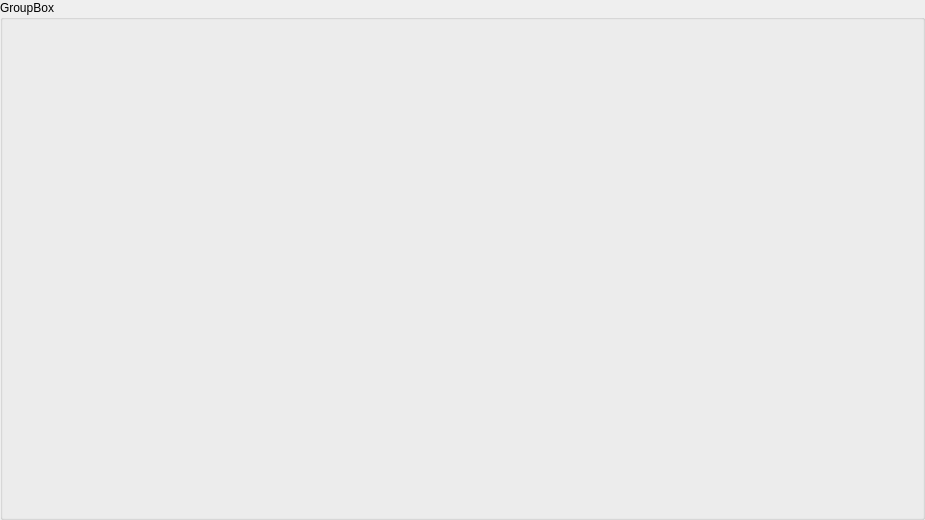
<?xml version="1.0" encoding="UTF-8"?>
<ui version="4.0">
 <class>B_TREE</class>
 <widget class="QGroupBox" name="B_TREE">
  <property name="geometry">
   <rect>
    <x>0</x>
    <y>0</y>
    <width>925</width>
    <height>520</height>
   </rect>
  </property>
  <property name="windowTitle">
   <string>B-TREE</string>
  </property>
  <property name="title">
   <string>GroupBox</string>
  </property>
 </widget>
 <resources/>
 <connections/>
</ui>
